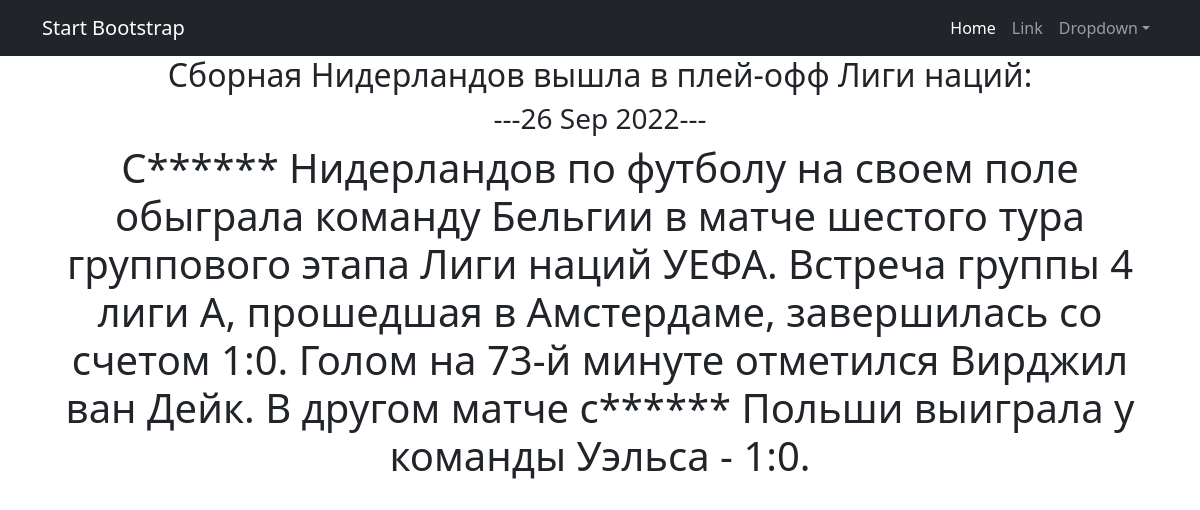
Screenshot of /post/2 with the database file from the repository.
### simpleapp/models.py (models this page shows, shortened)
class Post(models.Model):
    title = models.CharField(
        max_length=50,
        unique=True,  # названия товаров не должны повторяться
    )
    text = models.TextField()
    time_in = models.DateTimeField(auto_now_add=True)
    rating = models.IntegerField(
        validators=[MinValueValidator(0)],
    )
    category = models.ForeignKey(
        to='Category',
        on_delete=models.CASCADE,
        related_name='Category',  # все продукты в категории будут доступны через поле products
    )

### simpleapp/views.py (the view)
# urls.py: path('<int:pk>', PostDetail.as_view()),
class PostDetail(DetailView):
    model = Post
    template_name = 'post.html'
    context_object_name = 'Post'

### simpleapp/templatetags/my_filter.py (called while the page is built)
@register.filter()
def censor(value):
   bad_words = ('забил', 'сборная')
   if not isinstance(value, str):
      raise TypeError(f"unresolved type '{type(value)}' expected  type 'str'")
   for word in value.split():
      if word.lower() in bad_words:
         value = value.replace(word, f"{word[0]}{'*' * (len(word) - 1)}")
   return value

### templates/post.html (shortened to what this page needs)
{% extends 'flatpages/default.html' %}
{% load my_filter %}
{% block content %}
<h2>{{ Post.title }}:</h2>
<h3>---{{ Post.time_in|date:'d M Y' }}---</h3>
<h1>{{ Post.text|censor }}</h1>
{% endblock content %}

### rows the page displays
Post: title "Сборная Нидерландов вышла в плей-офф Лиги наций", time_in "26 Sep 2022", text|censor "С****** Нидерландов по футболу на своем поле обыграла команду Бельгии в матче шестого тура группового этапа Лиги наций УЕФА. Встреча группы 4 лиги А, прошедшая в Амстердаме, завершилась со счетом 1:0. Голом на 73-й минуте отметился Вирджил ван Дейк. В другом матче с****** Польши выиграла у команды Уэльса - 1:0."
